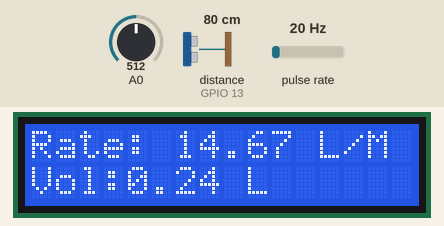
Recording of a sketch running on a simulated ESP8266 (NodeMCU). On the bench: 16×2 character LCD. Wiring (inferred from the names in the program): pulse sensor: data GPIO 2. The test bench sets the inputs (shaded band); at power-on: distance to the obstacle (sensor on GPIO 13) 80 cm, pulse rate 20 Hz, A0 = 512. WiFi joins after 1.5 s; servers stay silent unless stated; what the sketch prints to the serial monitor is not drawn.

Above: at 7.9 s.
8.0 s: distance to the obstacle (sensor on GPIO 13) set to 18 cm
At 19.6 s:
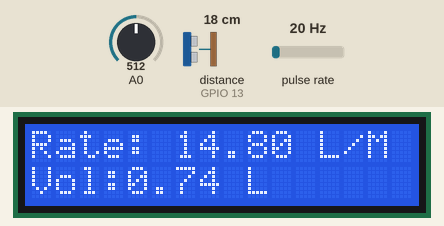
19.9 s: pulse rate (sensor on GPIO 2) set to 4 Hz
At 24.2 s:
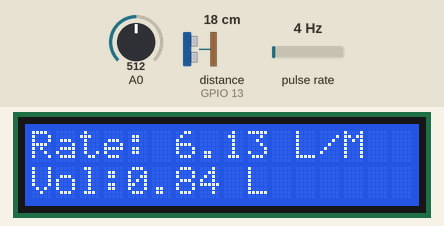
30.9 s: distance to the obstacle (sensor on GPIO 13) set to 250 cm
At 41.0 s:
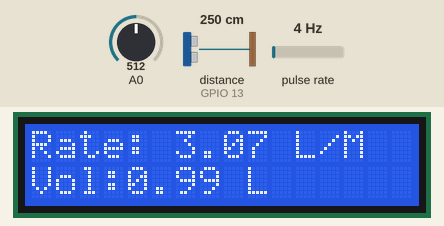
41.9 s: pulse rate (sensor on GPIO 2) set to 50 Hz
At 47.1 s:
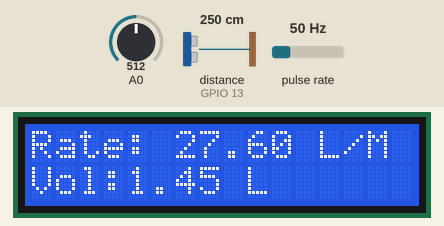
53.0 s: distance to the obstacle (sensor on GPIO 13) set to 2 cm
At 57.7 s:
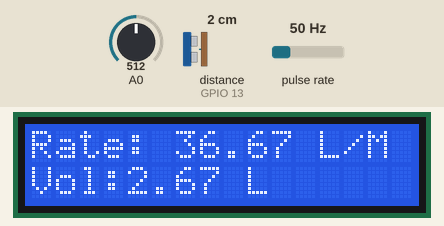
64.0 s: pulse rate (sensor on GPIO 2) set to 100 Hz
At 69.0 s:
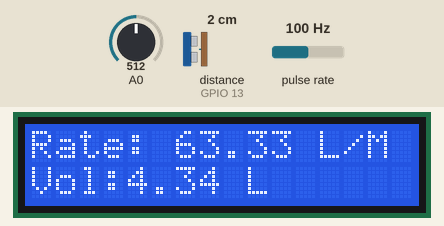
Timing chart, 0 to 70.5 s (numbered marks = the images above; inputs shaded):
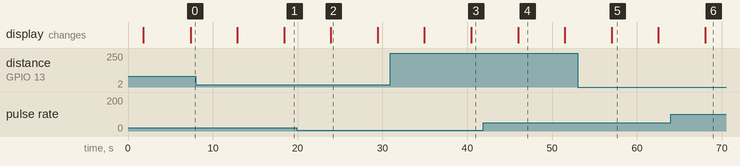

Measured:
- what the display in image 2 shows lasts 5.5 s, from 23.9 s to 29.4 s

The sketch:

flood_dection.ino
```cpp
#define BLYNK_PRINT Serial
#include <BlynkSimpleEsp8266.h>

#include<ESP8266WiFi.h>
#include <Ultrasonic.h>
#include <LiquidCrystal.h>
volatile int flow_frequency; // Measures flow sensor pulses
// Calculated litres/hour
char auth[ ] = "B2ced7qB1HSQF1Hdst7Dd_T4auVl5dVP";
char ssid[ ] = "BNR";
char pass[ ] = "nagaraju";
 float vol = 0.0,l_minute;
 Ultrasonic ultrasonic(12, 13);
int distance;
unsigned char flowsensor = 2; // Sensor Input
int water_level_sensor=A0;
unsigned long currentTime;
unsigned long cloopTime;

LiquidCrystal lcd(12, 11, 5, 4, 3, 9);
WidgetLCD lcd1(V1);
void flow () // Interrupt function
{
   flow_frequency++;
}
void setup()
{
   pinMode(flowsensor, INPUT);
   pinMode(A0,INPUT);
   digitalWrite(flowsensor, HIGH); // Optional Internal Pull-Up
   Serial.begin(9600);
    Blynk.begin(auth, ssid, pass);
   lcd.begin(16, 2);
   attachInterrupt(digitalPinToInterrupt(flowsensor), flow, RISING); // Setup Interrupt
   lcd.clear();
   lcd.setCursor(0,0);
   lcd.print("Water Flow Meter");
   lcd.setCursor(0,1);
   lcd.print("Circuit Digest");
   currentTime = millis();
   cloopTime = currentTime;
    lcd.clear(); //Use it to clear the LCD Widget
  lcd1.print(0, 0, "Distance in cm");
}
void loop ()
{
  distance = ultrasonic.read();
  int val = analogRead(A0); // read input value
   currentTime = millis();
   // Every second, calculate and print litres/hour
   if(currentTime >= (cloopTime + 1000))
   {
    cloopTime = currentTime; // Updates cloopTime
    if(flow_frequency != 0){
      // Pulse frequency (Hz) = 7.5Q, Q is flow rate in L/min.
      l_minute = (flow_frequency / 7.5); // (Pulse frequency x 60 min) / 7.5Q = flowrate in L/hour
      lcd.clear();
      lcd.setCursor(0,0);
      lcd.print("Rate: ");
      lcd.print(l_minute);
      lcd.print(" L/M");
      l_minute = l_minute/60;
      lcd.setCursor(0,1);
      vol = vol +l_minute;
      lcd.print("Vol:");
      lcd.print(vol);
      lcd.print(" L");
      flow_frequency = 0; // Reset Counter
      Serial.print(l_minute, DEC); // Print litres/hour
      Serial.println(" L/Sec");
    }
    else {
      Serial.println(" flow rate = 0 ");
      lcd.clear();
      lcd.setCursor(0,0);
      lcd.print("Rate: ");
      lcd.print( flow_frequency );
      lcd.print(" L/M");
      lcd.setCursor(0,1);
      lcd.print("Vol:");
      lcd.print(vol);
      lcd.print(" L");
    }
   }


  Serial.print("Pin Value   ");
  Serial.println(val);
  lcd1.print(4, 1, val);
  delay(2000);

  Serial.print("Distance in CM: ");
  Serial.println(distance);
  lcd1.print(4, 1, distance);
  Blynk.run();

  delay(3500);

}
```
